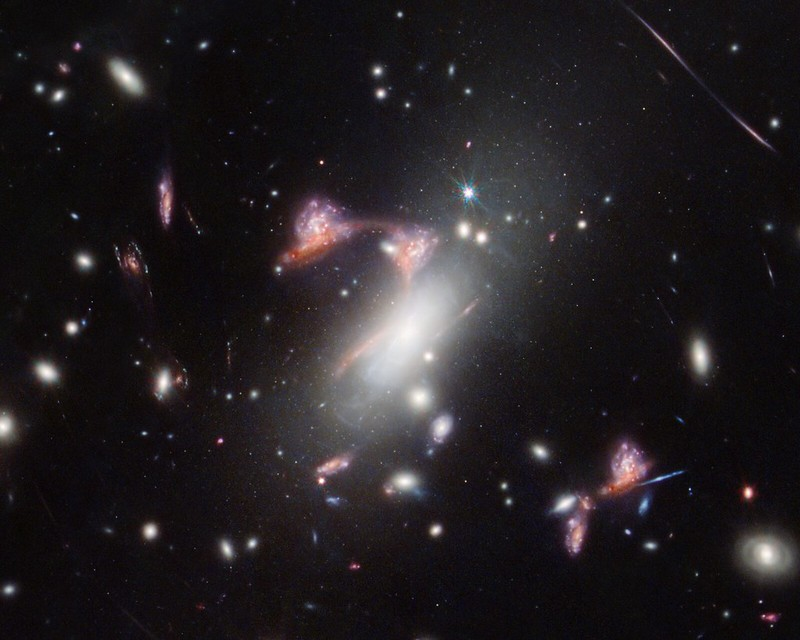
#> input picture resources/photos/Imagen 1.jpg, 800 x 640 px
$ python -i polaris2.py   (imports and definitions only)
#> lines starting #> are read from the running program, lines starting #| are printed output that depends on the picture; after the words box and inside, x2 and y2 are one past the last pixel; in counts of white or black regions, pixels touching at a corner belong together
from tkinter import Tk, filedialog, Canvas, Label, Button, Frame, Entry, IntVar, Checkbutton, Scrollbar
from tkinter import ttk
from PIL import Image, ImageTk
import numpy as np
from pydub import AudioSegment
import os
import cv2
import webbrowser
import threading
import sys

# Function to get the correct resource path, useful for bundling with PyInstaller
def resource_path(relative_path):
    """ Get the absolute path to the resource, works for dev and for PyInstaller bundled app. """
    try:
        base_path = sys._MEIPASS
    except AttributeError:
        base_path = os.path.abspath(".")
    return os.path.join(base_path, relative_path)

# Updated paths to use resource_path
AUDIO_FOLDER = resource_path(r"C:/POLARIS/piano")
DEFAULT_OUTPUT_FILENAME = "audio_coordenadas_estelares.mp3"

# Rutas de imagen predefinidas
PREDEFINED_IMAGES = [
    {"name": "Imagen 1", "path": resource_path(r"C:/POLARIS/photos/Imagen 1.jpg")},
    {"name": "Imagen 2", "path": resource_path(r"C:/POLARIS/photos/Imagen 2.jpeg")},
    {"name": "Imagen 3", "path": resource_path(r"C:/POLARIS/photos/Imagen 3.png")},
    {"name": "Imagen 4", "path": resource_path(r"C:/POLARIS/photos/Imagen 4.jpg")},
    {"name": "Imagen 5", "path": resource_path(r"C:/POLARIS/photos/Imagen 5.jpg")},
    {"name": "Imagen 6", "path": resource_path(r"C:/POLARIS/photos/Imagen 6.jpg")},
]
#> further down, picture is the input picture: PIL image 800x640 RGB; mean R, G, B 35.5, 31.2, 33.9

cancel_processing = False  # Indicador para cancelar el procesamiento

# (rest of your code remains unchanged)

# Example of using the resource_path for audio and image files
# ...


# [4 lines left out: function map_to_scale, not called in this run]

def find_stars(image):
    min_area = 3  # Umbral mínimo de área para retener una estrella

    image_array = np.array(image.convert('RGB'))
    gray_image = cv2.cvtColor(image_array, cv2.COLOR_RGB2GRAY)

    _, thresholded = cv2.threshold(gray_image, 0, 255, cv2.THRESH_BINARY + cv2.THRESH_OTSU)
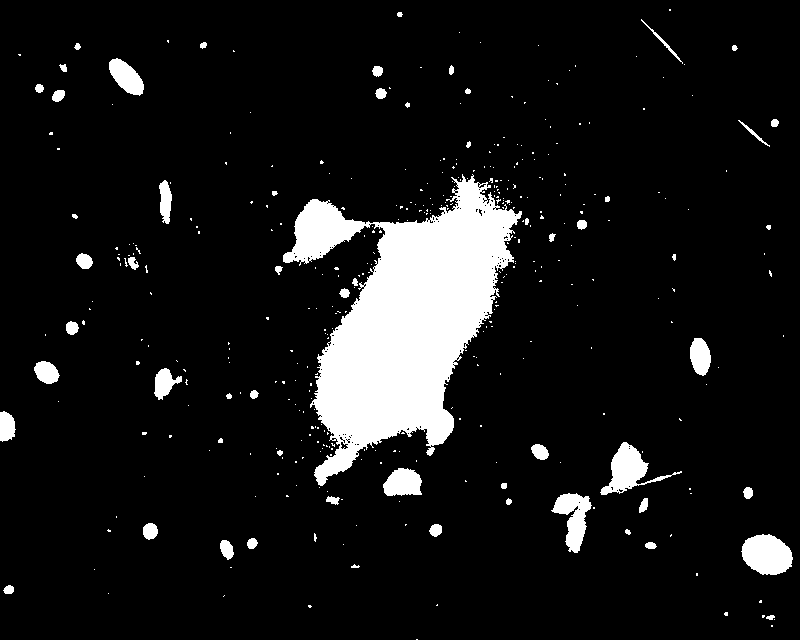
#> thresholded: shape (640, 800); 9.2% white; 388 white regions (328 under 20 px)
    contours, _ = cv2.findContours(thresholded, cv2.RETR_EXTERNAL, cv2.CHAIN_APPROX_SIMPLE)
#> contours = 388 contours, 344 with area under 20; largest, box (x1, y1, x2, y2) and area: (283, 174, 522, 486) 34146, (741, 534, 793, 575) 1526, (600, 442, 682, 495) 1356, (551, 493, 592, 553) 1132, (383, 468, 422, 496) 796

    star_coords_filtered = []
    for contour in contours:
        if cv2.contourArea(contour) >= min_area:
            M = cv2.moments(contour)
            if M['m00'] != 0:
                cX = int(M['m10'] / M['m00'])
                cY = int(M['m01'] / M['m00'])
                star_coords_filtered.append((cY, cX))

                cv2.circle(image_array, (cX, cY), radius=2, color=(255, 0, 0), thickness=-1)
#> this loop made 388 passes
#> (cX, cY) on passes 4, 5, 6, 7, 9, 12, 16, 18, 19, 20, 21, 23: (770, 616), (762, 615), (725, 613), (309, 605), (760, 601), (8, 589), (354, 566), (650, 545), (226, 548), (251, 543), (766, 554), (314, 537)
#> contour on passes 1, 2, 3, 8, 10, 11: [[416, 639], [417, 639]], [[771, 625], [771, 626], [772, 626], [772, 625]], [[774, 619]], [[437, 604], [436, 605], [437, 605]], [[224, 595], [223, 596]], [[108, 593]]
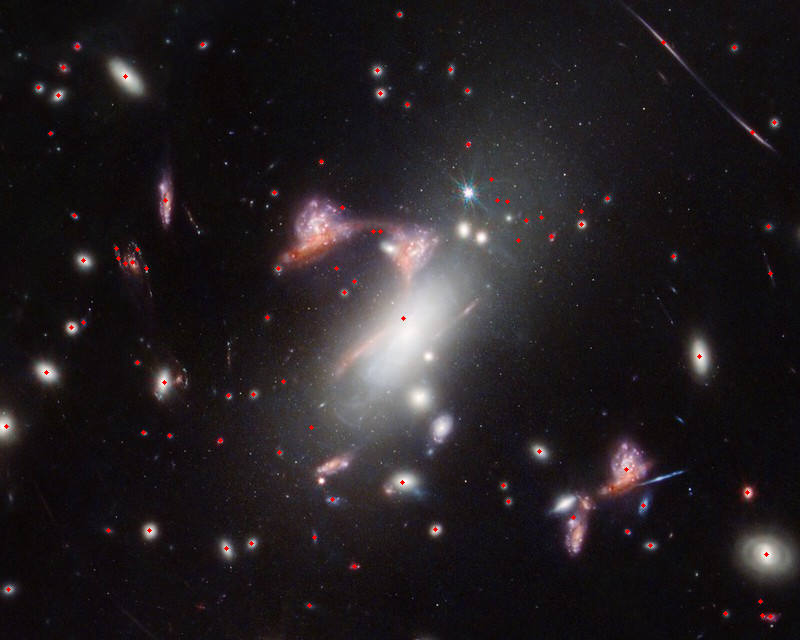
#> image_array: shape (640, 800, 3); 0.23% of pixels changed, all inside (x1, y1, x2, y2) = (4, 12, 777, 619)
#> after the loop, star_coords_filtered = 91 pairs, first value 14 to 616, second value 6 to 774

#> (the run stopped early here; a loop or call above may not have finished)
